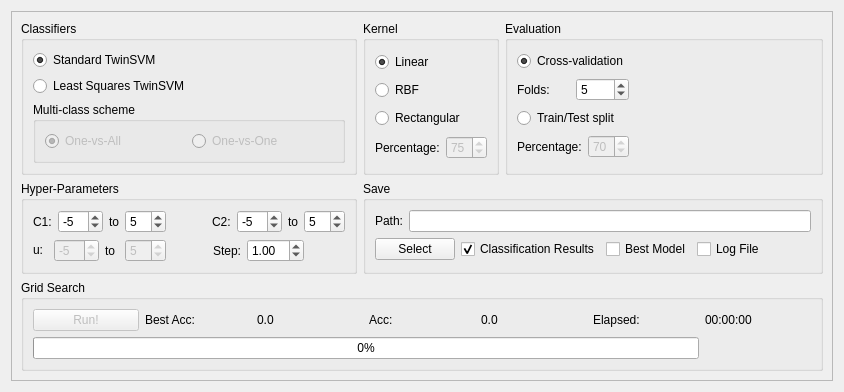
      <widget class="QWidget" name="classify_tab">
       <property name="enabled">
        <bool>true</bool>
       </property>
       <attribute name="title">
        <string>Classify</string>
       </attribute>
       <layout class="QGridLayout" name="gridLayout_3">
        <item row="1" column="0" rowspan="2">
         <widget class="QFrame" name="classigy_tab_frame">
          <property name="frameShape">
           <enum>QFrame::StyledPanel</enum>
          </property>
          <property name="frameShadow">
           <enum>QFrame::Raised</enum>
          </property>
          <layout class="QGridLayout" name="gridLayout_5">
           <item row="0" column="0">
            <widget class="QGroupBox" name="classifiers_box">
             <property name="title">
              <string>Classifiers</string>
             </property>
             <layout class="QGridLayout" name="gridLayout_2">
              <item row="0" column="0">
               <widget class="QRadioButton" name="STSVM_rbtn">
                <property name="text">
                 <string>Standard TwinSVM</string>
                </property>
                <property name="checked">
                 <bool>true</bool>
                </property>
               </widget>
              </item>
              <item row="1" column="0">
               <widget class="QRadioButton" name="LSTSVM_rbtn">
                <property name="text">
                 <string>Least Squares TwinSVM</string>
                </property>
               </widget>
              </item>
              <item row="2" column="0">
               <widget class="QGroupBox" name="mc_box">
                <property name="enabled">
                 <bool>true</bool>
                </property>
                <property name="title">
                 <string>Multi-class scheme</string>
                </property>
                <layout class="QGridLayout" name="gridLayout_16">
                 <item row="0" column="0">
                  <layout class="QHBoxLayout" name="mc_hz_lay">
                   <item>
                    <widget class="QRadioButton" name="ova_rbtn">
                     <property name="enabled">
                      <bool>false</bool>
                     </property>
                     <property name="text">
                      <string>One-vs-All</string>
                     </property>
                     <property name="checked">
                      <bool>true</bool>
                     </property>
                    </widget>
                   </item>
                   <item>
                    <widget class="QRadioButton" name="ovo_rbtn">
                     <property name="enabled">
                      <bool>false</bool>
                     </property>
                     <property name="text">
                      <string>One-vs-One</string>
                     </property>
                    </widget>
                   </item>
                  </layout>
                 </item>
                </layout>
               </widget>
              </item>
             </layout>
            </widget>
           </item>
           <item row="0" column="2">
            <widget class="QGroupBox" name="eval_box">
             <property name="title">
              <string>Evaluation</string>
             </property>
             <layout class="QGridLayout" name="gridLayout_6">
              <item row="0" column="0">
               <widget class="QRadioButton" name="cv_rbtn">
                <property name="text">
                 <string>Cross-validation</string>
                </property>
                <property name="checked">
                 <bool>true</bool>
                </property>
               </widget>
              </item>
              <item row="2" column="0">
               <widget class="QRadioButton" name="tt_split_rbtn">
                <property name="text">
                 <string>Train/Test split</string>
                </property>
               </widget>
              </item>
              <item row="1" column="0">
               <layout class="QHBoxLayout" name="fold_hz_lay">
                <item>
                 <widget class="QLabel" name="folds_label">
                  <property name="text">
                   <string>Folds:</string>
                  </property>
                 </widget>
                </item>
                <item>
                 <widget class="QSpinBox" name="cv_folds">
                  <property name="minimum">
                   <number>1</number>
                  </property>
                  <property name="maximum">
                   <number>10</number>
                  </property>
                  <property name="value">
                   <number>5</number>
                  </property>
                 </widget>
                </item>
               </layout>
              </item>
              <item row="3" column="0">
               <layout class="QHBoxLayout" name="tt_percent_hz_lay">
                <item>
                 <widget class="QLabel" name="tt_percent_label">
                  <property name="text">
                   <string>Percentage:</string>
                  </property>
                 </widget>
                </item>
                <item>
                 <widget class="QSpinBox" name="tt_percentage">
                  <property name="enabled">
                   <bool>false</bool>
                  </property>
                  <property name="minimum">
                   <number>1</number>
                  </property>
                  <property name="maximum">
                   <number>99</number>
                  </property>
                  <property name="value">
                   <number>70</number>
                  </property>
                 </widget>
                </item>
               </layout>
              </item>
              <item row="1" column="1">
               <spacer name="horizontalSpacer">
                <property name="orientation">
                 <enum>Qt::Horizontal</enum>
                </property>
                <property name="sizeHint" stdset="0">
                 <size>
                  <width>40</width>
                  <height>20</height>
                 </size>
                </property>
               </spacer>
              </item>
             </layout>
            </widget>
           </item>
           <item row="0" column="1">
            <widget class="QGroupBox" name="kernel_box">
             <property name="title">
              <string>Kernel</string>
             </property>
             <layout class="QGridLayout" name="gridLayout_7">
              <item row="0" column="0">
               <widget class="QRadioButton" name="lin_kernel_rbtn">
                <property name="text">
                 <string>Linear</string>
                </property>
                <property name="checked">
                 <bool>true</bool>
                </property>
               </widget>
              </item>
              <item row="1" column="0">
               <widget class="QRadioButton" name="rbf_kernel_rbtn">
                <property name="text">
                 <string>RBF</string>
                </property>
               </widget>
              </item>
              <item row="2" column="0">
               <widget class="QRadioButton" name="rect_kernel_rbtn">
                <property name="text">
                 <string>Rectangular</string>
                </property>
               </widget>
              </item>
              <item row="3" column="0">
               <layout class="QHBoxLayout" name="rect_hz_lay">
                <item>
                 <widget class="QLabel" name="percent_label">
                  <property name="text">
                   <string>Percentage:</string>
                  </property>
                 </widget>
                </item>
                <item>
                 <widget class="QSpinBox" name="rect_kernel_percent">
                  <property name="enabled">
                   <bool>false</bool>
                  </property>
                  <property name="minimum">
                   <number>5</number>
                  </property>
                  <property name="value">
                   <number>75</number>
                  </property>
                 </widget>
                </item>
               </layout>
              </item>
             </layout>
            </widget>
           </item>
           <item row="1" column="0">
            <widget class="QGroupBox" name="hparam_box">
             <property name="title">
              <string>Hyper-Parameters</string>
             </property>
             <layout class="QGridLayout" name="gridLayout_8">
              <item row="0" column="1">
               <layout class="QHBoxLayout" name="c2_hz_lay">
                <item>
                 <spacer name="horizontalSpacer_8">
                  <property name="orientation">
                   <enum>Qt::Horizontal</enum>
                  </property>
                  <property name="sizeHint" stdset="0">
                   <size>
                    <width>40</width>
                    <height>20</height>
                   </size>
                  </property>
                 </spacer>
                </item>
                <item>
                 <widget class="QLabel" name="C2_label">
                  <property name="text">
                   <string>C2:</string>
                  </property>
                 </widget>
                </item>
                <item>
                 <widget class="QSpinBox" name="C2_lbound">
                  <property name="minimum">
                   <number>-10</number>
                  </property>
                  <property name="maximum">
                   <number>0</number>
                  </property>
                  <property name="value">
                   <number>-5</number>
                  </property>
                 </widget>
                </item>
                <item>
                 <widget class="QLabel" name="c2_to_label">
                  <property name="text">
                   <string>to</string>
                  </property>
                 </widget>
                </item>
                <item>
                 <widget class="QSpinBox" name="C2_ubound">
                  <property name="minimum">
                   <number>1</number>
                  </property>
                  <property name="maximum">
                   <number>10</number>
                  </property>
                  <property name="value">
                   <number>5</number>
                  </property>
                 </widget>
                </item>
               </layout>
              </item>
              <item row="0" column="0">
               <layout class="QHBoxLayout" name="c1_hz_lay">
                <item>
                 <widget class="QLabel" name="C1_label">
                  <property name="text">
                   <string>C1:</string>
                  </property>
                 </widget>
                </item>
                <item>
                 <widget class="QSpinBox" name="C1_lbound">
                  <property name="minimum">
                   <number>-10</number>
                  </property>
                  <property name="maximum">
                   <number>0</number>
                  </property>
                  <property name="value">
                   <number>-5</number>
                  </property>
                 </widget>
                </item>
                <item>
                 <widget class="QLabel" name="c1_to_label">
                  <property name="text">
                   <string>to</string>
                  </property>
                 </widget>
                </item>
                <item>
                 <widget class="QSpinBox" name="C1_ubound">
                  <property name="minimum">
                   <number>1</number>
                  </property>
                  <property name="maximum">
                   <number>10</number>
                  </property>
                  <property name="value">
                   <number>5</number>
                  </property>
                 </widget>
                </item>
               </layout>
              </item>
              <item row="1" column="0">
               <layout class="QHBoxLayout" name="u_hz_lay">
                <item>
                 <widget class="QLabel" name="u_label">
                  <property name="text">
                   <string>&lt;html&gt;&lt;head/&gt;&lt;body&gt;&lt;p&gt;u:&lt;/p&gt;&lt;/body&gt;&lt;/html&gt;</string>
                  </property>
                 </widget>
                </item>
                <item>
                 <widget class="QSpinBox" name="u_lbound">
                  <property name="enabled">
                   <bool>false</bool>
                  </property>
                  <property name="minimum">
                   <number>-20</number>
                  </property>
                  <property name="maximum">
                   <number>0</number>
                  </property>
                  <property name="value">
                   <number>-5</number>
                  </property>
                 </widget>
                </item>
                <item>
                 <widget class="QLabel" name="u_to_label">
                  <property name="text">
                   <string>to</string>
                  </property>
                 </widget>
                </item>
                <item>
                 <widget class="QSpinBox" name="u_ubound">
                  <property name="enabled">
                   <bool>false</bool>
                  </property>
                  <property name="minimum">
                   <number>1</number>
                  </property>
                  <property name="maximum">
                   <number>10</number>
                  </property>
                  <property name="value">
                   <number>5</number>
                  </property>
                 </widget>
                </item>
               </layout>
              </item>
              <item row="1" column="1">
               <layout class="QHBoxLayout" name="step_hz_lay">
                <item>
                 <spacer name="horizontalSpacer_7">
                  <property name="orientation">
                   <enum>Qt::Horizontal</enum>
                  </property>
                  <property name="sizeHint" stdset="0">
                   <size>
                    <width>40</width>
                    <height>20</height>
                   </size>
                  </property>
                 </spacer>
                </item>
                <item>
                 <widget class="QLabel" name="step_label">
                  <property name="text">
                   <string>Step:</string>
                  </property>
                 </widget>
                </item>
                <item>
                 <widget class="QDoubleSpinBox" name="step_box_val">
                  <property name="minimum">
                   <double>0.010000000000000</double>
                  </property>
                  <property name="maximum">
                   <double>10.000000000000000</double>
                  </property>
                  <property name="singleStep">
                   <double>0.250000000000000</double>
                  </property>
                  <property name="value">
                   <double>1.000000000000000</double>
                  </property>
                 </widget>
                </item>
                <item>
                 <spacer name="horizontalSpacer_9">
                  <property name="orientation">
                   <enum>Qt::Horizontal</enum>
                  </property>
                  <property name="sizeHint" stdset="0">
                   <size>
                    <width>40</width>
                    <height>20</height>
                   </size>
                  </property>
                 </spacer>
                </item>
               </layout>
              </item>
             </layout>
            </widget>
           </item>
           <item row="2" column="0" colspan="3">
            <widget class="QGroupBox" name="gs_box">
             <property name="title">
              <string>Grid Search</string>
             </property>
             <layout class="QGridLayout" name="gridLayout_9">
              <item row="0" column="6">
               <widget class="QLabel" name="elapsed_time">
                <property name="text">
                 <string>00:00:00</string>
                </property>
               </widget>
              </item>
              <item row="0" column="4">
               <widget class="QLabel" name="acc">
                <property name="text">
                 <string>0.0</string>
                </property>
               </widget>
              </item>
              <item row="0" column="0">
               <widget class="QPushButton" name="run_btn">
                <property name="enabled">
                 <bool>false</bool>
                </property>
                <property name="text">
                 <string>Run!</string>
                </property>
               </widget>
              </item>
              <item row="0" column="3">
               <widget class="QLabel" name="acc_label">
                <property name="text">
                 <string>Acc:</string>
                </property>
               </widget>
              </item>
              <item row="1" column="0" colspan="6">
               <widget class="QProgressBar" name="gs_progress_bar">
                <property name="value">
                 <number>0</number>
                </property>
               </widget>
              </item>
              <item row="0" column="1">
               <widget class="QLabel" name="best_acc_label">
                <property name="text">
                 <string>Best Acc:</string>
                </property>
               </widget>
              </item>
              <item row="0" column="5">
               <widget class="QLabel" name="elapsed_t_label">
                <property name="text">
                 <string>Elapsed:</string>
                </property>
               </widget>
              </item>
              <item row="0" column="2">
               <widget class="QLabel" name="best_acc">
                <property name="text">
                 <string>0.0</string>
                </property>
               </widget>
              </item>
             </layout>
            </widget>
           </item>
           <item row="1" column="1" colspan="2">
            <widget class="QGroupBox" name="save_res_gbox">
             <property name="title">
              <string>Save</string>
             </property>
             <layout class="QGridLayout" name="gridLayout_17">
              <item row="1" column="1">
               <widget class="QCheckBox" name="clf_results_chk">
                <property name="text">
                 <string>Classification Results</string>
                </property>
                <property name="checked">
                 <bool>true</bool>
                </property>
               </widget>
              </item>
              <item row="1" column="4">
               <spacer name="horizontalSpacer_4">
                <property name="orientation">
                 <enum>Qt::Horizontal</enum>
                </property>
                <property name="sizeHint" stdset="0">
                 <size>
                  <width>40</width>
                  <height>20</height>
                 </size>
                </property>
               </spacer>
              </item>
              <item row="0" column="0" colspan="5">
               <layout class="QHBoxLayout" name="horizontalLayout">
                <item>
                 <widget class="QLabel" name="save_path_label">
                  <property name="text">
                   <string>Path:</string>
                  </property>
                 </widget>
                </item>
                <item>
                 <widget class="QLineEdit" name="save_path_box"/>
                </item>
               </layout>
              </item>
              <item row="1" column="0">
               <widget class="QPushButton" name="save_res_btn">
                <property name="text">
                 <string>Select</string>
                </property>
               </widget>
              </item>
              <item row="1" column="3">
               <widget class="QCheckBox" name="log_file_chk">
                <property name="text">
                 <string>Log File</string>
                </property>
               </widget>
              </item>
              <item row="1" column="2">
               <widget class="QCheckBox" name="best_mode_chk">
                <property name="text">
                 <string>Best Model</string>
                </property>
               </widget>
              </item>
             </layout>
            </widget>
           </item>
          </layout>
         </widget>
        </item>
       </layout>
      </widget>
